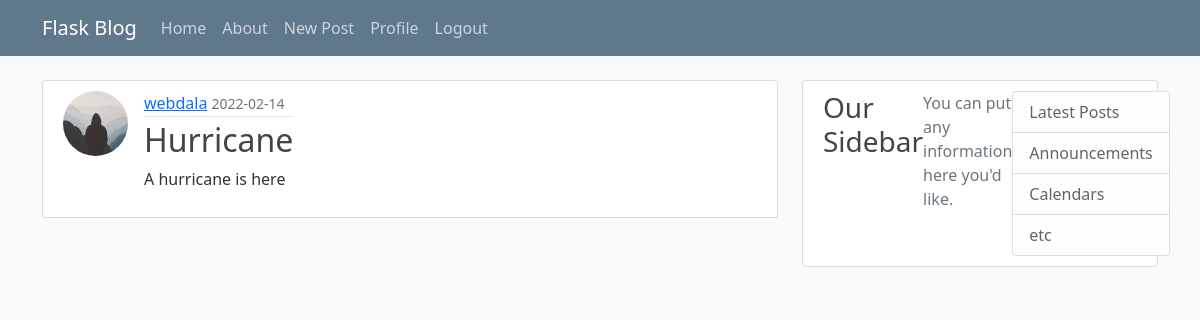
/post/3 (signed in), run on the app's committed database.
### flaskblog/models.py (models this page shows, shortened)
class User(db.Model, UserMixin):
    id = db.Column(db.Integer, primary_key=True)
    username = db.Column(db.String(20), unique=True, nullable=False)
    email = db.Column(db.String(120), unique=True, nullable=False)
    image_file = db.Column(db.String(20), nullable=False, default='default.jpg')
    password = db.Column(db.String(60), nullable=False)
    posts = db.relationship('Post', backref='author', lazy=True)

class Post(db.Model):
    id = db.Column(db.Integer, primary_key=True)
    title = db.Column(db.String(100), nullable=False)
    date_posted = db.Column(db.DateTime, nullable=False, default=datetime.utcnow)
    content = db.Column(db.Text, nullable=False)
    user_id = db.Column(db.Integer, db.ForeignKey('user.id'), nullable=False)

### flaskblog/routes.py (the view)
@app.route('/post/<int:post_id>', methods=(['GET', 'POST']))
@login_required
def post(post_id):
    post = Post.query.get_or_404(post_id)
    form = PostForm ()
    if post.author == current_user and form.validate_on_submit():
        post.title = form.title.data
        post.content = form.content.data
        db.session.commit()
        flash('Post updated successfully', 'success')
        return redirect(url_for('home'))
    elif request.method == 'GET': # To avoid populating the form data on a post request
        form.title.data = post.title
        form.content.data = post.content
    return render_template('post.html', post=post, form=form)

### flaskblog/models.py (called while the page is built)
@login_manager.user_loader
def load_user(user_id): # loads the currend user using user id stored in session
    return User.query.get(int(user_id))

### flaskblog/templates/post.html (shortened to what this page needs)
{% extends 'layout.html' %}
{% block content %}
    <article class="media content-section">
      <div>
        <img src="{{ url_for('static', filename='profile_pics/' + post.author.image_file) }}" alt="profile-pic" class="rounded-circle article-img">
      </div>
      {% if post.author == current_user %}
      <form method="POST" action="">
        {{ form.hidden_tag() }}
        <fieldset class="'form-group">
            <legend class="border-bottom mb-4">{{post.title}}</legend>
            <div class="form-group">
                {{ form.title.label(class="form-control-label") }}
                <br/>
                {% if form.title.errors %}
                    {% for error in form.title.errors %}
                    <span class="text-muted text-danger">{{ error }}</span>
                    {% endfor %}
                {% endif %}
                {{ form.title(class="form-control form-control-lg") }}
            </div>
            <div class="form-group">
                {{ form.content.label(class="form-control-label") }}
                <br/>
                {% if form.content.errors %}
                    {% for error in form.content.errors %}
                    <span class="text-muted text-danger">{{ error }}</span>
                    {% endfor %}
                {% endif %}
                {{ form.content(class="form-control form-control-lg") }}
            </div>
        </fieldset>
        <div class="form-group mt-4">
                {{ form.submit(placeholder="Update", class="btn btn-outline-info") }}
        </div>
    </form>
    <div>
        <form action="{{ url_for('delete_post', post_id=post.id)}}" method="POST">
            <input type="submit" class="btn btn-danger" value="Delete">
        </form>
    </div>
      {% else %}
      <div class="media-body">
        <div class="article-metadata">
          <a class="mr-2" href="#">{{ post.author.username }}</a>
          <small class="text-muted">{{ post.date_posted.strftime('%Y-%m-%d') }}</small>
        </div>
        <h2 class="article-title">{{ post.title }}</h2>
        <p class="article-content">{{ post.content }}</p>
      </div>
      {% endif %}
    </article>
{% endblock %}

### flaskblog/static/main.css (style rules this page uses)
body { background: #fafafa; color: #333333; margin-top: 5rem; }
h1, h2, h3, h4, h5, h6 { color: #444444; }
.content-section { background: #ffffff; padding: 10px 20px; border: 1px solid #dddddd; border-radius: 3px; margin-bottom: 20px; display: flex; }
.article-title { color: #444444; }
.article-content { white-space: pre-line; }
.article-img { height: 65px; width: 65px; margin-right: 16px; }
.article-metadata { padding-bottom: 1px; margin-bottom: 4px; border-bottom: 1px solid #e3e3e3 }

### data on the page
User: image_file (placeholder picture), author.username "webdala"
Post: date_posted "2022-02-14", title "Hurricane", content "A hurricane is here"
